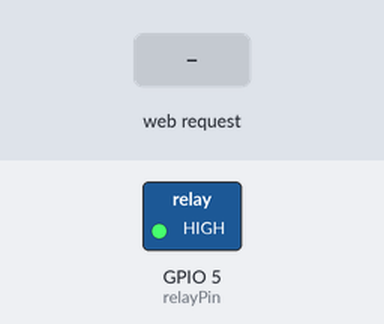
Simulated run of this sketch. Board: ESP8266 (NodeMCU). On the bench: switched loads named in the sketch (green lamp = pin HIGH). The inputs (shaded band) are chosen by the test bench. WiFi joins after 1.5 s; servers stay silent unless stated; what the sketch prints to the serial monitor is not drawn.

Above: at 3.2 s.
3.3 s: HTTP request GET /shutdown received
At 3.7 s:
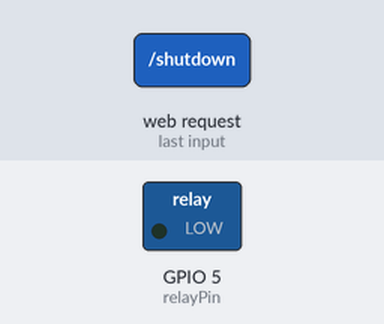
Timing chart, 0 to 12.8 s (numbered marks = the images above; inputs shaded):
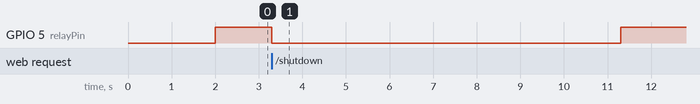

The sketch:

ESP8622-RemotePC-PowerSwitch-en_us.ino
```cpp
// Include the necessary libraries for WiFi and web server
#include <ESP8266WiFi.h>
#include <ESP8266WebServer.h>

// Define the WiFi network credentials
const char* ssid = "your_SSID"; // WiFi SSID
const char* password = "your_PASSWORD"; // WiFi Password

// Set the pin connected to the relay module
const int relayPin = 5; // Change this according to the relay pin used

// Create a web server object on port 80
ESP8266WebServer server(80);

// Function to handle the Power ON request
void handlePowerOn() {
  digitalWrite(relayPin, HIGH);  // Activate relay to power on the PC
  server.send(200, "text/html", "<html><body><h1>PC Power ON</h1></body></html>");
}

// Function to handle the Force Shutdown request (simulate long press)
void handleForceShutdown() {
  digitalWrite(relayPin, LOW); // Simulate pressing the power button
  delay(8000);  // Hold the power button for 8 seconds to force shutdown
  digitalWrite(relayPin, HIGH);  // Release the button (shutdown)
  server.send(200, "text/html", "<html><body><h1>PC Force Shutdown</h1></body></html>");
}

// Function to initialize WiFi and start the server
void setup() {
  // Start the serial communication for debugging
  Serial.begin(115200);

  // Connect to WiFi network
  WiFi.begin(ssid, password);

  // Wait until the ESP8266 connects to the WiFi
  while (WiFi.status() != WL_CONNECTED) {
    delay(1000);
    Serial.println("Connecting to WiFi...");
  }

  // Print the ESP8266 IP address after successful connection
  Serial.println("Connected to WiFi!");
  Serial.print("IP Address: ");
  Serial.println(WiFi.localIP());

  // Initialize the relayPin as an output
  pinMode(relayPin, OUTPUT);
  digitalWrite(relayPin, HIGH); // Set relay to HIGH (initially off)

  // Define the routes for the web server
  server.on("/poweron", HTTP_GET, handlePowerOn);
  server.on("/shutdown", HTTP_GET, handleForceShutdown);

  // Start the web server
  server.begin();
}

// Main loop to handle incoming web requests
void loop() {
  server.handleClient();  // Listen for incoming HTTP requests
}
```

Measured:
- after the input at 3.3 s, GPIO 5 (relayPin): HIGH → LOW at once, → HIGH 8.0 s later
